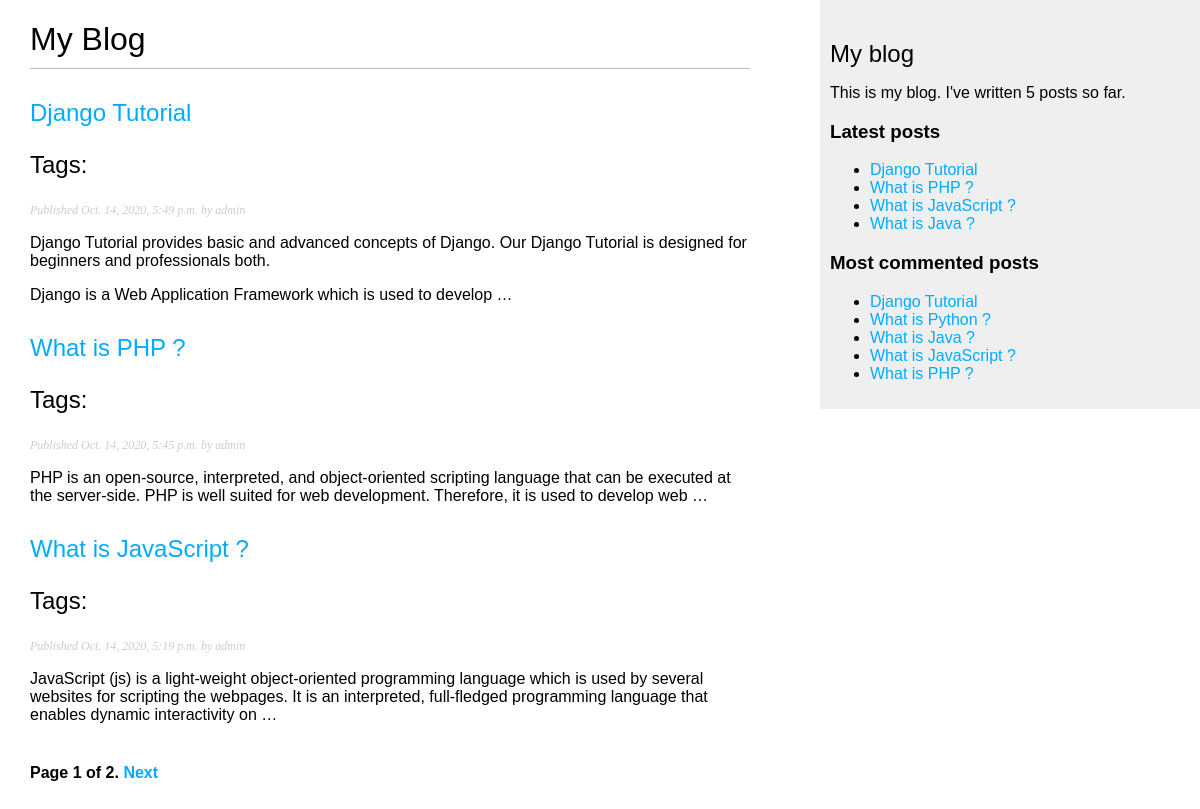
The page /blog/ on the database as committed earlier.
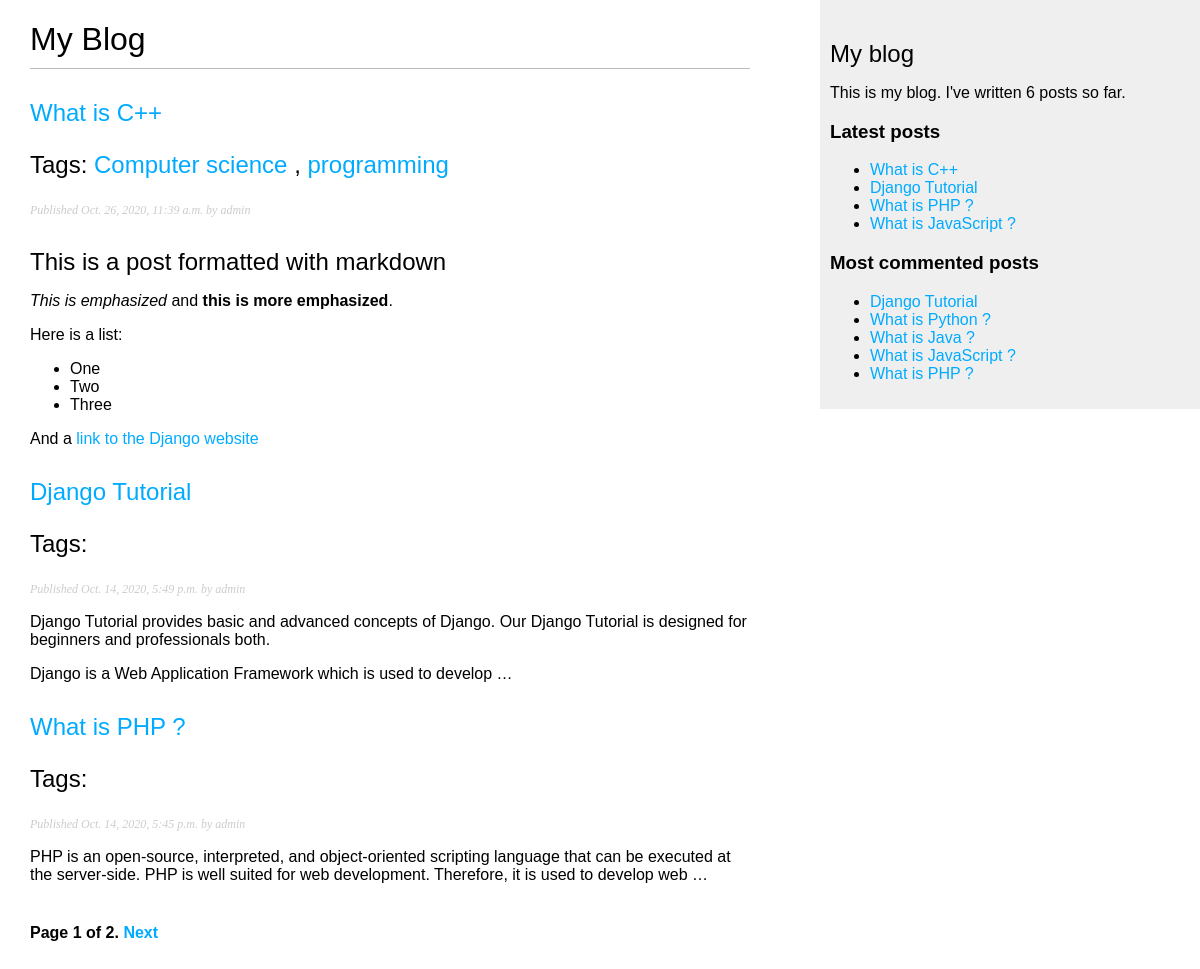
The same page on the database as committed later.
### blog/models.py (models this page shows, shortened)
class Post(models.Model):
    STATUS_CHOICES = (
('draft', 'Draft'),
('published', 'Published'),
)
    title = models.CharField(max_length=250)
    slug = models.SlugField(max_length=250,
    unique_for_date='publish')
    author = models.ForeignKey(User,
    on_delete=models.CASCADE,
    related_name='blog_posts')
    body = models.TextField()
    publish = models.DateTimeField(default=timezone.now)
    created = models.DateTimeField(auto_now_add=True)
    updated = models.DateTimeField(auto_now=True)
    status = models.CharField(max_length=10,
    choices=STATUS_CHOICES,
    default='draft')
    def get_absolute_url(self):
        return reverse('blog:post_detail', args=[self.publish.year,
            self.publish.month,
            self.publish.day, self.slug])
    class Meta:
      ordering = ('-publish',)
    objects = models.Manager() # The default manager.
    published = PublishedManager() # Our custom manager.
    tags = TaggableManager()
    """
 Creating a comment system
Building a model
    """

### blog/views.py (the view)
# urls.py: path('', views.post_list, name='post_list'),
def post_list(request,tag_slug=None):
    object_list = Post.published.all()
    tag = None
    if tag_slug:
        tag = get_object_or_404(Tag, slug=tag_slug)
        object_list = object_list.filter(tags__in=[tag])
    paginator = Paginator(object_list, 3)
    page = request.GET.get('page')
    try:
        posts = paginator.page(page)
    except PageNotAnInteger:
        posts = paginator.page(1)
    except EmptyPage:
        posts = paginator.page(paginator.num_pages)
    return render(request,
    'blog/post/list.html',
    {    'page': page,
        'posts': posts,
        'tag': tag
    })

### blog/models.py (called while the page is built)
    def get_queryset(self):
        return super(PublishedManager,self).get_queryset().filter(status='published')

### blog/templatetags/blog_tags.py (called while the page is built)
@register.simple_tag
def total_posts():
    return Post.published.count()

@register.inclusion_tag('blog/post/latest_posts.html')
def show_latest_posts(count=5):
    latest_posts = Post.published.order_by('-publish')[:count]
    return {'latest_posts': latest_posts}

@register.simple_tag
def get_most_commented_posts(count=5):
    return Post.published.annotate(
    total_comments=Count('comments')
).order_by('-total_comments')[:count]

@register.filter(name='markdown')
def markdown_format(text):
    return mark_safe(markdown.markdown(text))

### blog/templates/blog/post/list.html (shortened to what this page needs)
{% extends "blog/base.html" %}
{% load blog_tags %}
{% block content %}
<h1>My Blog</h1>
{% for post in posts %}
<h2>
<a href="{{ post.get_absolute_url }}">
{{ post.title }}
</a>
<p class="tags">
    Tags:
    {% for tag in post.tags.all %}
    <a href="{% url 'blog:post_list_by_tag' tag.slug %}">
    {{ tag.name }}
    </a>
    {% if not forloop.last %}, {% endif %}
    {% endfor %}
</p>
</h2>
<p class="date">
Published {{ post.publish }} by {{ post.author }}
</p>
{{ post.body|markdown|truncatewords_html:30 }}
{% endfor %}
{% include "pagination.html" with page=posts %}
{% endblock %}

### blog/templates/blog/base.html (shortened to what this page needs)
{% load blog_tags %}
{% load static %}
<!DOCTYPE html>
<html>
<head>
<link href="{% static 'css/blog.css' %}" rel="stylesheet">
</head>
<body>
<div id="content">
{% block content %}
{% endblock %}
</div>
<div id="sidebar">
<h2>My blog</h2>
<p>This is my blog. I've written
    {% total_posts %} posts so far.</p>
    <h3>Latest posts</h3>
{% show_latest_posts 4 %}
<h3>Most commented posts</h3>
{% get_most_commented_posts as most_commented_posts %}
<ul>
{% for post in most_commented_posts %}
<li>
<a href="{{ post.get_absolute_url }}">{{ post.title }}</a>
</li>
{% endfor %}
</ul>
</div>
</body>
</html>

### blog/templates/blog/post/latest_posts.html
<ul>
    {% for post in latest_posts %}
    <li>
    <a href="{{ post.get_absolute_url }}">{{ post.title }}</a>
    </li>
    {% endfor %}
    </ul>

Rows that differ between the two databases and show on the page:
no longer on one of the page's lists (row unchanged): Post: title "What is JavaScript ?", publish "Oct. 14, 2020, 5:19 p.m.", author "admin", body "JavaScript (js) is a light-weight object-oriented programming language which is used by several websites for scripting the webpages. It is an interpreted, full-fledged programming language that enables dynamic interactivity on …"
no longer on one of the page's lists (row unchanged): Post: title "What is Java ?"
added Post: title "What is C++", publish "Oct. 26, 2020, 11:39 a.m.", author "admin", body "This is a post formatted with markdown This is emphasized and this is more emphasized . Here is a list: One Two Three And a link to the Django website"
added Tag: name "Computer science"
added Tag: name "programming"
Other text that changed with them:
text no longer shown: "5"
text now shown: "6"
